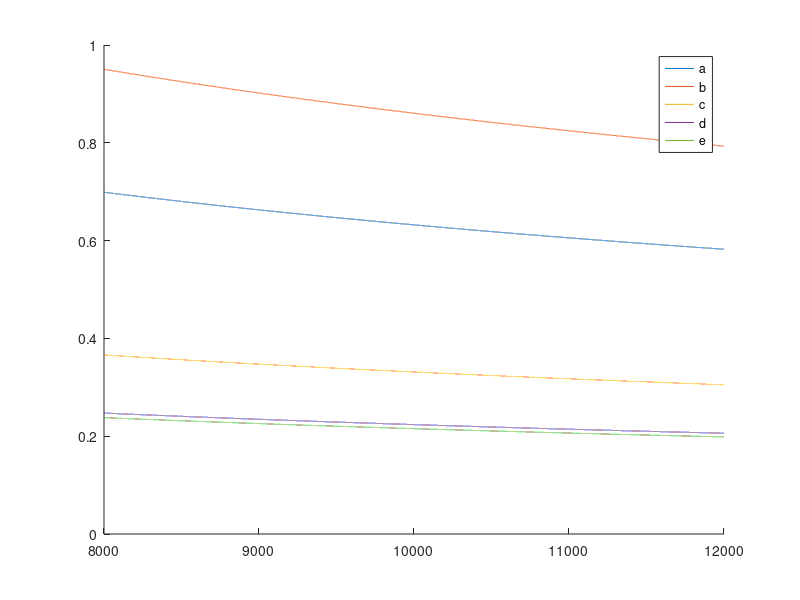

Here is the MATLAB script that generated this plot:
dvc = 50
delta = 0.05

mh = @(N) power(N,50)
f1  = @(N) sqrt((8/N)*(50*log(2*N)+log(80)))
f2 = @(N) sqrt((16/N)*(log(2)+50*log(N)-log(0.05)/2))
f3 = @(N) sqrt((2/N)*(log(2)+51*log(N)))+sqrt(2/N*log(20))+1/N
f4 = @(N) 1/N + sqrt(1/power(N,2)+(log(120)+50*log(2*N))/N)
f5 = @(N)  1/(N-2) + sqrt(1/power(N-2,2)+(log(20)+50*log(N))/(N-2))

X = 8000:0.1:12000
Y1 = [];
Y2 = [];
Y3 = [];
Y4 = [];
Y5 = [];
for i = X
	Y1 = [Y1 f1(i)];	
	Y2 = [Y2 f2(i)];	
	Y3 = [Y3 f3(i)];	
	Y4 = [Y4 f4(i)];	
	Y5 = [Y5 f5(i)];	
end
hold on
plot(X,Y1);
plot(X,Y2);
plot(X,Y3);
plot(X,Y4);
plot(X,Y5);
legend('a','b','c','d','e');
hold off
N = 10000
f1(N)
f2(N)
f3(N)
f4(N)
f5(N)